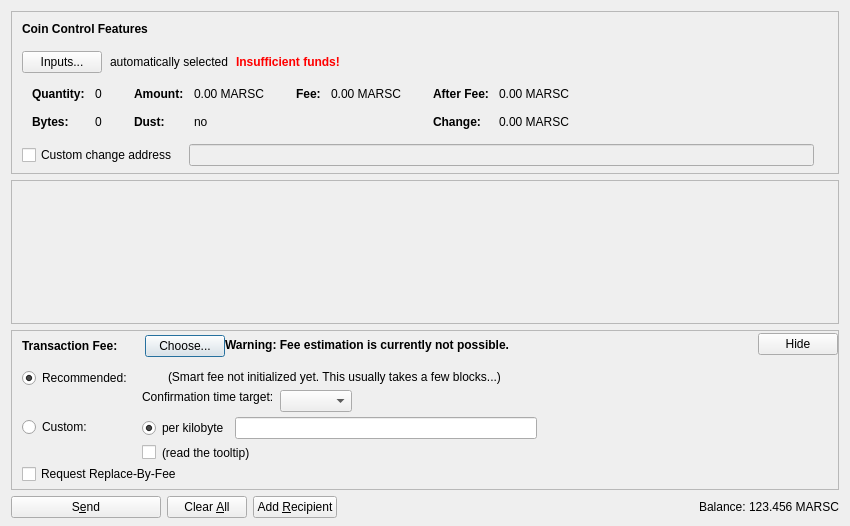
<?xml version="1.0" encoding="UTF-8"?>
<ui version="4.0">
 <class>SendCoinsDialog</class>
 <widget class="QDialog" name="SendCoinsDialog">
  <property name="geometry">
   <rect>
    <x>0</x>
    <y>0</y>
    <width>850</width>
    <height>526</height>
   </rect>
  </property>
  <property name="windowTitle">
   <string>Send Coins</string>
  </property>
  <layout class="QVBoxLayout" name="verticalLayout" stretch="0,1,0,0">
   <property name="bottomMargin">
    <number>8</number>
   </property>
   <item>
    <widget class="QFrame" name="frameCoinControl">
     <property name="sizePolicy">
      <sizepolicy hsizetype="Expanding" vsizetype="Expanding">
       <horstretch>0</horstretch>
       <verstretch>0</verstretch>
      </sizepolicy>
     </property>
     <property name="maximumSize">
      <size>
       <width>16777215</width>
       <height>16777215</height>
      </size>
     </property>
     <property name="frameShape">
      <enum>QFrame::StyledPanel</enum>
     </property>
     <property name="frameShadow">
      <enum>QFrame::Sunken</enum>
     </property>
     <layout class="QVBoxLayout" name="verticalLayoutCoinControl2">
      <property name="spacing">
       <number>0</number>
      </property>
      <property name="leftMargin">
       <number>0</number>
      </property>
      <property name="topMargin">
       <number>0</number>
      </property>
      <property name="rightMargin">
       <number>0</number>
      </property>
      <property name="bottomMargin">
       <number>6</number>
      </property>
      <item>
       <layout class="QVBoxLayout" name="verticalLayoutCoinControl" stretch="0,0,0,0,1">
        <property name="spacing">
         <number>0</number>
        </property>
        <property name="leftMargin">
         <number>10</number>
        </property>
        <property name="topMargin">
         <number>10</number>
        </property>
        <item>
         <layout class="QHBoxLayout" name="horizontalLayoutCoinControl1">
          <property name="bottomMargin">
           <number>15</number>
          </property>
          <item>
           <widget class="QLabel" name="labelCoinControlFeatures">
            <property name="sizePolicy">
             <sizepolicy hsizetype="Preferred" vsizetype="Maximum">
              <horstretch>0</horstretch>
              <verstretch>0</verstretch>
             </sizepolicy>
            </property>
            <property name="font">
             <font>
              <weight>75</weight>
              <bold>true</bold>
             </font>
            </property>
            <property name="styleSheet">
             <string notr="true">font-weight:bold;</string>
            </property>
            <property name="text">
             <string>Coin Control Features</string>
            </property>
           </widget>
          </item>
         </layout>
        </item>
        <item>
         <layout class="QHBoxLayout" name="horizontalLayoutCoinControl2" stretch="0,0,0,0">
          <property name="spacing">
           <number>8</number>
          </property>
          <property name="bottomMargin">
           <number>10</number>
          </property>
          <item>
           <widget class="QPushButton" name="pushButtonCoinControl">
            <property name="styleSheet">
             <string notr="true"/>
            </property>
            <property name="text">
             <string>Inputs...</string>
            </property>
            <property name="autoDefault">
             <bool>false</bool>
            </property>
           </widget>
          </item>
          <item>
           <widget class="QLabel" name="labelCoinControlAutomaticallySelected">
            <property name="text">
             <string>automatically selected</string>
            </property>
            <property name="margin">
             <number>5</number>
            </property>
           </widget>
          </item>
          <item>
           <widget class="QLabel" name="labelCoinControlInsuffFunds">
            <property name="font">
             <font>
              <weight>75</weight>
              <bold>true</bold>
             </font>
            </property>
            <property name="styleSheet">
             <string notr="true">color:red;font-weight:bold;</string>
            </property>
            <property name="text">
             <string>Insufficient funds!</string>
            </property>
            <property name="margin">
             <number>5</number>
            </property>
           </widget>
          </item>
          <item>
           <spacer name="horizontalSpacerCoinControl">
            <property name="orientation">
             <enum>Qt::Horizontal</enum>
            </property>
            <property name="sizeHint" stdset="0">
             <size>
              <width>40</width>
              <height>1</height>
             </size>
            </property>
           </spacer>
          </item>
         </layout>
        </item>
        <item>
         <widget class="QWidget" name="widgetCoinControl" native="true">
          <property name="sizePolicy">
           <sizepolicy hsizetype="Preferred" vsizetype="Preferred">
            <horstretch>0</horstretch>
            <verstretch>0</verstretch>
           </sizepolicy>
          </property>
          <property name="minimumSize">
           <size>
            <width>0</width>
            <height>0</height>
           </size>
          </property>
          <property name="styleSheet">
           <string notr="true"/>
          </property>
          <layout class="QHBoxLayout" name="horizontalLayoutCoinControl5">
           <property name="leftMargin">
            <number>0</number>
           </property>
           <property name="topMargin">
            <number>0</number>
           </property>
           <property name="rightMargin">
            <number>0</number>
           </property>
           <property name="bottomMargin">
            <number>0</number>
           </property>
           <item>
            <layout class="QHBoxLayout" name="horizontalLayoutCoinControl3" stretch="0,0,0,1">
             <property name="spacing">
              <number>20</number>
             </property>
             <property name="topMargin">
              <number>0</number>
             </property>
             <property name="bottomMargin">
              <number>10</number>
             </property>
             <item>
              <layout class="QFormLayout" name="formLayoutCoinControl1">
               <property name="horizontalSpacing">
                <number>10</number>
               </property>
               <property name="verticalSpacing">
                <number>14</number>
               </property>
               <property name="leftMargin">
                <number>10</number>
               </property>
               <property name="topMargin">
                <number>4</number>
               </property>
               <property name="rightMargin">
                <number>6</number>
               </property>
               <item row="0" column="0">
                <widget class="QLabel" name="labelCoinControlQuantityText">
                 <property name="font">
                  <font>
                   <weight>75</weight>
                   <bold>true</bold>
                  </font>
                 </property>
                 <property name="text">
                  <string>Quantity:</string>
                 </property>
                 <property name="margin">
                  <number>0</number>
                 </property>
                </widget>
               </item>
               <item row="0" column="1">
                <widget class="QLabel" name="labelCoinControlQuantity">
                 <property name="cursor">
                  <cursorShape>IBeamCursor</cursorShape>
                 </property>
                 <property name="contextMenuPolicy">
                  <enum>Qt::ActionsContextMenu</enum>
                 </property>
                 <property name="text">
                  <string notr="true">0</string>
                 </property>
                 <property name="margin">
                  <number>0</number>
                 </property>
                 <property name="textInteractionFlags">
                  <set>Qt::LinksAccessibleByMouse|Qt::TextSelectableByKeyboard|Qt::TextSelectableByMouse</set>
                 </property>
                </widget>
               </item>
               <item row="1" column="0">
                <widget class="QLabel" name="labelCoinControlBytesText">
                 <property name="font">
                  <font>
                   <weight>75</weight>
                   <bold>true</bold>
                  </font>
                 </property>
                 <property name="text">
                  <string>Bytes:</string>
                 </property>
                </widget>
               </item>
               <item row="1" column="1">
                <widget class="QLabel" name="labelCoinControlBytes">
                 <property name="cursor">
                  <cursorShape>IBeamCursor</cursorShape>
                 </property>
                 <property name="contextMenuPolicy">
                  <enum>Qt::ActionsContextMenu</enum>
                 </property>
                 <property name="text">
                  <string notr="true">0</string>
                 </property>
                 <property name="textInteractionFlags">
                  <set>Qt::LinksAccessibleByMouse|Qt::TextSelectableByKeyboard|Qt::TextSelectableByMouse</set>
                 </property>
                </widget>
               </item>
              </layout>
             </item>
             <item>
              <layout class="QFormLayout" name="formLayoutCoinControl2">
               <property name="horizontalSpacing">
                <number>10</number>
               </property>
               <property name="verticalSpacing">
                <number>14</number>
               </property>
               <property name="leftMargin">
                <number>6</number>
               </property>
               <property name="topMargin">
                <number>4</number>
               </property>
               <property name="rightMargin">
                <number>6</number>
               </property>
               <item row="0" column="0">
                <widget class="QLabel" name="labelCoinControlAmountText">
                 <property name="font">
                  <font>
                   <weight>75</weight>
                   <bold>true</bold>
                  </font>
                 </property>
                 <property name="text">
                  <string>Amount:</string>
                 </property>
                 <property name="margin">
                  <number>0</number>
                 </property>
                </widget>
               </item>
               <item row="0" column="1">
                <widget class="QLabel" name="labelCoinControlAmount">
                 <property name="cursor">
                  <cursorShape>IBeamCursor</cursorShape>
                 </property>
                 <property name="contextMenuPolicy">
                  <enum>Qt::ActionsContextMenu</enum>
                 </property>
                 <property name="text">
                  <string notr="true">0.00 MARSC</string>
                 </property>
                 <property name="textInteractionFlags">
                  <set>Qt::LinksAccessibleByMouse|Qt::TextSelectableByKeyboard|Qt::TextSelectableByMouse</set>
                 </property>
                </widget>
               </item>
               <item row="1" column="0">
                <widget class="QLabel" name="labelCoinControlLowOutputText">
                 <property name="font">
                  <font>
                   <weight>75</weight>
                   <bold>true</bold>
                  </font>
                 </property>
                 <property name="text">
                  <string>Dust:</string>
                 </property>
                </widget>
               </item>
               <item row="1" column="1">
                <widget class="QLabel" name="labelCoinControlLowOutput">
                 <property name="cursor">
                  <cursorShape>IBeamCursor</cursorShape>
                 </property>
                 <property name="contextMenuPolicy">
                  <enum>Qt::ActionsContextMenu</enum>
                 </property>
                 <property name="text">
                  <string notr="true">no</string>
                 </property>
                 <property name="textInteractionFlags">
                  <set>Qt::LinksAccessibleByMouse|Qt::TextSelectableByKeyboard|Qt::TextSelectableByMouse</set>
                 </property>
                </widget>
               </item>
              </layout>
             </item>
             <item>
              <layout class="QFormLayout" name="formLayoutCoinControl3">
               <property name="horizontalSpacing">
                <number>10</number>
               </property>
               <property name="verticalSpacing">
                <number>14</number>
               </property>
               <property name="leftMargin">
                <number>6</number>
               </property>
               <property name="topMargin">
                <number>4</number>
               </property>
               <property name="rightMargin">
                <number>6</number>
               </property>
               <item row="0" column="0">
                <widget class="QLabel" name="labelCoinControlFeeText">
                 <property name="font">
                  <font>
                   <weight>75</weight>
                   <bold>true</bold>
                  </font>
                 </property>
                 <property name="text">
                  <string>Fee:</string>
                 </property>
                 <property name="margin">
                  <number>0</number>
                 </property>
                </widget>
               </item>
               <item row="0" column="1">
                <widget class="QLabel" name="labelCoinControlFee">
                 <property name="cursor">
                  <cursorShape>IBeamCursor</cursorShape>
                 </property>
                 <property name="contextMenuPolicy">
                  <enum>Qt::ActionsContextMenu</enum>
                 </property>
                 <property name="text">
                  <string notr="true">0.00 MARSC</string>
                 </property>
                 <property name="textInteractionFlags">
                  <set>Qt::LinksAccessibleByMouse|Qt::TextSelectableByKeyboard|Qt::TextSelectableByMouse</set>
                 </property>
                </widget>
               </item>
              </layout>
             </item>
             <item>
              <layout class="QFormLayout" name="formLayoutCoinControl4">
               <property name="horizontalSpacing">
                <number>10</number>
               </property>
               <property name="verticalSpacing">
                <number>14</number>
               </property>
               <property name="leftMargin">
                <number>6</number>
               </property>
               <property name="topMargin">
                <number>4</number>
               </property>
               <property name="rightMargin">
                <number>6</number>
               </property>
               <item row="0" column="0">
                <widget class="QLabel" name="labelCoinControlAfterFeeText">
                 <property name="font">
                  <font>
                   <weight>75</weight>
                   <bold>true</bold>
                  </font>
                 </property>
                 <property name="text">
                  <string>After Fee:</string>
                 </property>
                 <property name="margin">
                  <number>0</number>
                 </property>
                </widget>
               </item>
               <item row="0" column="1">
                <widget class="QLabel" name="labelCoinControlAfterFee">
                 <property name="cursor">
                  <cursorShape>IBeamCursor</cursorShape>
                 </property>
                 <property name="contextMenuPolicy">
                  <enum>Qt::ActionsContextMenu</enum>
                 </property>
                 <property name="text">
                  <string notr="true">0.00 MARSC</string>
                 </property>
                 <property name="textInteractionFlags">
                  <set>Qt::LinksAccessibleByMouse|Qt::TextSelectableByKeyboard|Qt::TextSelectableByMouse</set>
                 </property>
                </widget>
               </item>
               <item row="1" column="0">
                <widget class="QLabel" name="labelCoinControlChangeText">
                 <property name="font">
                  <font>
                   <weight>75</weight>
                   <bold>true</bold>
                  </font>
                 </property>
                 <property name="text">
                  <string>Change:</string>
                 </property>
                </widget>
               </item>
               <item row="1" column="1">
                <widget class="QLabel" name="labelCoinControlChange">
                 <property name="cursor">
                  <cursorShape>IBeamCursor</cursorShape>
                 </property>
                 <property name="contextMenuPolicy">
                  <enum>Qt::ActionsContextMenu</enum>
                 </property>
                 <property name="text">
                  <string notr="true">0.00 MARSC</string>
                 </property>
                 <property name="textInteractionFlags">
                  <set>Qt::LinksAccessibleByMouse|Qt::TextSelectableByKeyboard|Qt::TextSelectableByMouse</set>
                 </property>
                </widget>
               </item>
              </layout>
             </item>
            </layout>
           </item>
          </layout>
         </widget>
        </item>
        <item>
         <layout class="QHBoxLayout" name="horizontalLayoutCoinControl4" stretch="0,0,0">
          <property name="spacing">
           <number>12</number>
          </property>
          <property name="sizeConstraint">
           <enum>QLayout::SetDefaultConstraint</enum>
          </property>
          <property name="topMargin">
           <number>5</number>
          </property>
          <property name="rightMargin">
           <number>5</number>
          </property>
          <item>
           <widget class="QCheckBox" name="checkBoxCoinControlChange">
            <property name="toolTip">
             <string>If this is activated, but the change address is empty or invalid, change will be sent to a newly generated address.</string>
            </property>
            <property name="text">
             <string>Custom change address</string>
            </property>
           </widget>
          </item>
          <item>
           <widget class="QValidatedLineEdit" name="lineEditCoinControlChange">
            <property name="enabled">
             <bool>false</bool>
            </property>
            <property name="sizePolicy">
             <sizepolicy hsizetype="Expanding" vsizetype="Fixed">
              <horstretch>0</horstretch>
              <verstretch>0</verstretch>
             </sizepolicy>
            </property>
           </widget>
          </item>
          <item>
           <widget class="QLabel" name="labelCoinControlChangeLabel">
            <property name="sizePolicy">
             <sizepolicy hsizetype="Preferred" vsizetype="Expanding">
              <horstretch>0</horstretch>
              <verstretch>0</verstretch>
             </sizepolicy>
            </property>
            <property name="minimumSize">
             <size>
              <width>0</width>
              <height>0</height>
             </size>
            </property>
            <property name="text">
             <string/>
            </property>
            <property name="margin">
             <number>3</number>
            </property>
           </widget>
          </item>
         </layout>
        </item>
        <item>
         <spacer name="verticalSpacerCoinControl">
          <property name="orientation">
           <enum>Qt::Vertical</enum>
          </property>
          <property name="sizeHint" stdset="0">
           <size>
            <width>800</width>
            <height>1</height>
           </size>
          </property>
         </spacer>
        </item>
       </layout>
      </item>
     </layout>
    </widget>
   </item>
   <item>
    <widget class="QScrollArea" name="scrollArea">
     <property name="widgetResizable">
      <bool>true</bool>
     </property>
     <widget class="QWidget" name="scrollAreaWidgetContents">
      <property name="geometry">
       <rect>
        <x>0</x>
        <y>0</y>
        <width>830</width>
        <height>104</height>
       </rect>
      </property>
      <layout class="QVBoxLayout" name="verticalLayout_2" stretch="0,1">
       <property name="leftMargin">
        <number>0</number>
       </property>
       <property name="topMargin">
        <number>0</number>
       </property>
       <property name="rightMargin">
        <number>0</number>
       </property>
       <property name="bottomMargin">
        <number>0</number>
       </property>
       <item>
        <layout class="QVBoxLayout" name="entries">
         <property name="spacing">
          <number>6</number>
         </property>
        </layout>
       </item>
       <item>
        <spacer name="verticalSpacer">
         <property name="orientation">
          <enum>Qt::Vertical</enum>
         </property>
         <property name="sizeHint" stdset="0">
          <size>
           <width>20</width>
           <height>40</height>
          </size>
         </property>
        </spacer>
       </item>
      </layout>
     </widget>
    </widget>
   </item>
   <item>
    <widget class="QFrame" name="frameFee">
     <property name="sizePolicy">
      <sizepolicy hsizetype="Expanding" vsizetype="Expanding">
       <horstretch>0</horstretch>
       <verstretch>0</verstretch>
      </sizepolicy>
     </property>
     <property name="maximumSize">
      <size>
       <width>16777215</width>
       <height>16777215</height>
      </size>
     </property>
     <property name="frameShape">
      <enum>QFrame::StyledPanel</enum>
     </property>
     <property name="frameShadow">
      <enum>QFrame::Sunken</enum>
     </property>
     <layout class="QVBoxLayout" name="verticalLayoutFee1">
      <property name="spacing">
       <number>0</number>
      </property>
      <property name="leftMargin">
       <number>0</number>
      </property>
      <property name="topMargin">
       <number>0</number>
      </property>
      <property name="rightMargin">
       <number>0</number>
      </property>
      <property name="bottomMargin">
       <number>0</number>
      </property>
      <item>
       <layout class="QVBoxLayout" name="verticalLayoutFee2" stretch="0,0,0">
        <property name="spacing">
         <number>0</number>
        </property>
        <property name="leftMargin">
         <number>10</number>
        </property>
        <property name="topMargin">
         <number>0</number>
        </property>
        <item>
         <layout class="QHBoxLayout" name="horizontalLayoutFee1">
          <property name="bottomMargin">
           <number>0</number>
          </property>
          <item>
           <layout class="QVBoxLayout" name="verticalLayoutFee7">
            <property name="spacing">
             <number>0</number>
            </property>
            <item>
             <spacer name="verticalSpacerSmartFee">
              <property name="orientation">
               <enum>Qt::Vertical</enum>
              </property>
              <property name="sizeType">
               <enum>QSizePolicy::Fixed</enum>
              </property>
              <property name="sizeHint" stdset="0">
               <size>
                <width>1</width>
                <height>4</height>
               </size>
              </property>
             </spacer>
            </item>
            <item>
             <layout class="QHBoxLayout" name="horizontalLayoutSmartFee">
              <property name="spacing">
               <number>10</number>
              </property>
              <item>
               <widget class="QLabel" name="labelFeeHeadline">
                <property name="sizePolicy">
                 <sizepolicy hsizetype="Preferred" vsizetype="Maximum">
                  <horstretch>0</horstretch>
                  <verstretch>0</verstretch>
                 </sizepolicy>
                </property>
                <property name="font">
                 <font>
                  <weight>75</weight>
                  <bold>true</bold>
                 </font>
                </property>
                <property name="styleSheet">
                 <string notr="true">font-weight:bold;</string>
                </property>
                <property name="text">
                 <string>Transaction Fee:</string>
                </property>
               </widget>
              </item>
              <item>
               <widget class="QLabel" name="labelFeeMinimized">
                <property name="text">
                 <string/>
                </property>
               </widget>
              </item>
              <item>
               <widget class="QPushButton" name="buttonChooseFee">
                <property name="text">
                 <string>Choose...</string>
                </property>
               </widget>
              </item>
             </layout>
            </item>
            <item>
             <spacer name="verticalSpacer_5">
              <property name="orientation">
               <enum>Qt::Vertical</enum>
              </property>
              <property name="sizeHint" stdset="0">
               <size>
                <width>1</width>
                <height>1</height>
               </size>
              </property>
             </spacer>
            </item>
           </layout>
          </item>
          <item>
           <widget class="QLabel" name="fallbackFeeWarningLabel">
            <property name="toolTip">
             <string>Using the fallbackfee can result in sending a transaction that will take several hours or days (or never) to confirm. Consider choosing your fee manually or wait until you have validated the complete chain.</string>
            </property>
            <property name="font">
            <font>
                <weight>75</weight>
                <bold>true</bold>
            </font>
            </property>
            <property name="text">
             <string>Warning: Fee estimation is currently not possible.</string>
            </property>
            <property name="wordWrap">
             <bool>false</bool>
            </property>
           </widget>
          </item>
          <item>
           <spacer name="horizontalSpacer_4">
            <property name="orientation">
             <enum>Qt::Horizontal</enum>
            </property>
            <property name="sizeType">
             <enum>QSizePolicy::MinimumExpanding</enum>
            </property>
            <property name="sizeHint" stdset="0">
             <size>
              <width>40</width>
              <height>20</height>
             </size>
            </property>
           </spacer>
          </item>
          <item>
           <widget class="QPushButton" name="buttonMinimizeFee">
            <property name="toolTip">
             <string>collapse fee-settings</string>
            </property>
            <property name="text">
             <string>Hide</string>
            </property>
           </widget>
          </item>
         </layout>
        </item>
        <item>
         <widget class="QFrame" name="frameFeeSelection">
          <layout class="QVBoxLayout" name="verticalLayoutFee12">
           <property name="spacing">
            <number>0</number>
           </property>
           <property name="leftMargin">
            <number>0</number>
           </property>
           <property name="topMargin">
            <number>0</number>
           </property>
           <property name="rightMargin">
            <number>0</number>
           </property>
           <property name="bottomMargin">
            <number>0</number>
           </property>
           <item>
            <layout class="QGridLayout" name="gridLayoutFee">
             <property name="topMargin">
              <number>10</number>
             </property>
             <property name="bottomMargin">
              <number>4</number>
             </property>
             <property name="horizontalSpacing">
              <number>10</number>
             </property>
             <property name="verticalSpacing">
              <number>4</number>
             </property>
             <item row="1" column="1">
              <layout class="QVBoxLayout" name="verticalLayoutFee8">
               <property name="spacing">
                <number>6</number>
               </property>
               <item>
                <layout class="QHBoxLayout" name="horizontalLayoutFee13">
                 <item>
                  <widget class="QRadioButton" name="radioCustomPerKilobyte">
                   <property name="toolTip">
                    <string>If the custom fee is set to 1000 satoshis and the transaction is only 250 bytes, then &quot;per kilobyte&quot; only pays 250 satoshis in fee, while &quot;total at least&quot; pays 1000 satoshis. For transactions bigger than a kilobyte both pay by kilobyte.</string>
                   </property>
                   <property name="text">
                    <string>per kilobyte</string>
                   </property>
                   <property name="checked">
                    <bool>true</bool>
                   </property>
                   <attribute name="buttonGroup">
                    <string notr="true">groupCustomFee</string>
                   </attribute>
                  </widget>
                 </item>
                 <item>
                  <widget class="BitcoinAmountField" name="customFee"/>
                 </item>
                 <item>
                  <spacer name="horizontalSpacer_6">
                   <property name="orientation">
                    <enum>Qt::Horizontal</enum>
                   </property>
                   <property name="sizeHint" stdset="0">
                    <size>
                     <width>1</width>
                     <height>1</height>
                    </size>
                   </property>
                  </spacer>
                 </item>
                </layout>
               </item>
               <item>
                <layout class="QHBoxLayout" name="horizontalLayoutFee8">
                 <item>
                  <widget class="QCheckBox" name="checkBoxMinimumFee">
                   <property name="toolTip">
                    <string>Paying only the minimum fee is just fine as long as there is less transaction volume than space in the blocks. But be aware that this can end up in a never confirming transaction once there is more demand for bitcoin transactions than the network can process.</string>
                   </property>
                   <property name="text">
                    <string/>
                   </property>
                  </widget>
                 </item>
                 <item>
                  <widget class="QLabel" name="labelMinFeeWarning">
                   <property name="enabled">
                    <bool>true</bool>
                   </property>
                   <property name="toolTip">
                    <string>Paying only the minimum fee is just fine as long as there is less transaction volume than space in the blocks. But be aware that this can end up in a never confirming transaction once there is more demand for bitcoin transactions than the network can process.</string>
                   </property>
                   <property name="text">
                    <string>(read the tooltip)</string>
                   </property>
                   <property name="margin">
                    <number>5</number>
                   </property>
                  </widget>
                 </item>
                 <item>
                  <spacer name="horizontalSpacer_2">
                   <property name="orientation">
                    <enum>Qt::Horizontal</enum>
                   </property>
                   <property name="sizeHint" stdset="0">
                    <size>
                     <width>1</width>
                     <height>1</height>
                    </size>
                   </property>
                  </spacer>
                 </item>
                </layout>
               </item>
              </layout>
             </item>
             <item row="0" column="0">
              <layout class="QVBoxLayout" name="verticalLayoutFee4" stretch="0,1">
               <item>
                <widget class="QRadioButton" name="radioSmartFee">
                 <property name="text">
                  <string>Recommended:</string>
                 </property>
                 <property name="checked">
                  <bool>true</bool>
                 </property>
                 <attribute name="buttonGroup">
                  <string notr="true">groupFee</string>
                 </attribute>
                </widget>
               </item>
               <item>
                <spacer name="verticalSpacer_2">
                 <property name="orientation">
                  <enum>Qt::Vertical</enum>
                 </property>
                 <property name="sizeHint" stdset="0">
                  <size>
                   <width>1</width>
                   <height>1</height>
                  </size>
                 </property>
                </spacer>
               </item>
              </layout>
             </item>
             <item row="1" column="0">
              <layout class="QVBoxLayout" name="verticalLayoutFee9" stretch="0,1">
               <item>
                <widget class="QRadioButton" name="radioCustomFee">
                 <property name="text">
                  <string>Custom:</string>
                 </property>
                 <attribute name="buttonGroup">
                  <string notr="true">groupFee</string>
                 </attribute>
                </widget>
               </item>
               <item>
                <spacer name="verticalSpacer_6">
                 <property name="orientation">
                  <enum>Qt::Vertical</enum>
                 </property>
                 <property name="sizeHint" stdset="0">
                  <size>
                   <width>1</width>
                   <height>1</height>
                  </size>
                 </property>
                </spacer>
               </item>
              </layout>
             </item>
             <item row="0" column="1">
              <layout class="QVBoxLayout" name="verticalLayoutFee3" stretch="0,0,1">
               <property name="spacing">
                <number>6</number>
               </property>
               <property name="topMargin">
                <number>2</number>
               </property>
               <item>
                <layout class="QHBoxLayout" name="horizontalLayoutFee12">
                 <item>
                  <widget class="QLabel" name="labelSmartFee">
                   <property name="text">
                    <string/>
                   </property>
                   <property name="margin">
                    <number>2</number>
                   </property>
                  </widget>
                 </item>
                 <item>
                  <widget class="QLabel" name="labelFeeEstimation">
                   <property name="text">
                    <string/>
                   </property>
                  </widget>
                 </item>
                 <item>
                  <widget class="QLabel" name="labelSmartFee2">
                   <property name="text">
                    <string>(Smart fee not initialized yet. This usually takes a few blocks...)</string>
                   </property>
                   <property name="margin">
                    <number>2</number>
                   </property>
                  </widget>
                 </item>
                 <item>
                  <spacer name="horizontalSpacer_5">
                   <property name="orientation">
                    <enum>Qt::Horizontal</enum>
                   </property>
                   <property name="sizeHint" stdset="0">
                    <size>
                     <width>1</width>
                     <height>1</height>
                    </size>
                   </property>
                  </spacer>
                 </item>
                </layout>
               </item>
               <item>
                <layout class="QHBoxLayout" name="horizontalLayoutFee9">
                 <item>
                  <layout class="QVBoxLayout" name="verticalLayoutFee6">
                   <item>
                    <widget class="QLabel" name="labelSmartFee3">
                     <property name="text">
                      <string>Confirmation time target:</string>
                     </property>
                     <property name="margin">
                      <number>2</number>
                     </property>
                    </widget>
                   </item>
                   <item>
                    <spacer name="verticalSpacer_3">
                     <property name="orientation">
                      <enum>Qt::Vertical</enum>
                     </property>
                     <property name="sizeHint" stdset="0">
                      <size>
                       <width>1</width>
                       <height>1</height>
                      </size>
                     </property>
                    </spacer>
                   </item>
                  </layout>
                 </item>
                 <item>
                  <layout class="QVBoxLayout" name="verticalLayoutFee5">
                   <property name="rightMargin">
                    <number>30</number>
                   </property>
                   <item>
                    <layout class="QHBoxLayout" name="horizontalLayoutConfTarget">
                     <property name="bottomMargin">
                      <number>0</number>
                     </property>
                     <item>
                      <widget class="QComboBox" name="confTargetSelector"/>
                     </item>
                     <item>
                      <spacer name="horizontalSpacerConfTarget">
                       <property name="orientation">
                        <enum>Qt::Horizontal</enum>
                       </property>
                       <property name="sizeHint" stdset="0">
                        <size>
                         <width>40</width>
                         <height>20</height>
                        </size>
                       </property>
                      </spacer>
                     </item>
                    </layout>
                   </item>
                  </layout>
                 </item>
                </layout>
               </item>
               <item>
                <spacer name="verticalSpacer_4">
                 <property name="orientation">
                  <enum>Qt::Vertical</enum>
                 </property>
                 <property name="sizeHint" stdset="0">
                  <size>
                   <width>1</width>
                   <height>1</height>
                  </size>
                 </property>
                </spacer>
               </item>
              </layout>
             </item>
            </layout>
           </item>
           <item>
            <widget class="QCheckBox" name="optInRBF">
             <property name="text">
              <string>Request Replace-By-Fee</string>
             </property>
             <property name="toolTip">
              <string>Indicates that the sender may wish to replace this transaction with a new one paying higher fees (prior to being confirmed).</string>
             </property>
            </widget>
           </item>
          </layout>
         </widget>
        </item>
        <item>
         <spacer name="verticalSpacerFee">
          <property name="orientation">
           <enum>Qt::Vertical</enum>
          </property>
          <property name="sizeHint" stdset="0">
           <size>
            <width>40</width>
            <height>5</height>
           </size>
          </property>
         </spacer>
        </item>
       </layout>
      </item>
     </layout>
    </widget>
   </item>
   <item>
    <layout class="QHBoxLayout" name="horizontalLayout">
     <item>
      <widget class="QPushButton" name="sendButton">
       <property name="minimumSize">
        <size>
         <width>150</width>
         <height>0</height>
        </size>
       </property>
       <property name="toolTip">
        <string>Confirm the send action</string>
       </property>
       <property name="text">
        <string>S&amp;end</string>
       </property>
       <property name="icon">
        <iconset resource="../bitcoin.qrc">
         <normaloff>:/icons/send</normaloff>:/icons/send</iconset>
       </property>
       <property name="autoDefault">
        <bool>false</bool>
       </property>
       <property name="default">
        <bool>false</bool>
       </property>
      </widget>
     </item>
     <item>
      <widget class="QPushButton" name="clearButton">
       <property name="sizePolicy">
        <sizepolicy hsizetype="Minimum" vsizetype="Fixed">
         <horstretch>0</horstretch>
         <verstretch>0</verstretch>
        </sizepolicy>
       </property>
       <property name="toolTip">
        <string>Clear all fields of the form.</string>
       </property>
       <property name="text">
        <string>Clear &amp;All</string>
       </property>
       <property name="icon">
        <iconset resource="../bitcoin.qrc">
         <normaloff>:/icons/remove</normaloff>:/icons/remove</iconset>
       </property>
       <property name="autoDefault">
        <bool>false</bool>
       </property>
      </widget>
     </item>
     <item>
      <widget class="QPushButton" name="addButton">
       <property name="toolTip">
        <string>Send to multiple recipients at once</string>
       </property>
       <property name="text">
        <string>Add &amp;Recipient</string>
       </property>
       <property name="icon">
        <iconset resource="../bitcoin.qrc">
         <normaloff>:/icons/add</normaloff>:/icons/add</iconset>
       </property>
       <property name="autoDefault">
        <bool>false</bool>
       </property>
      </widget>
     </item>
     <item>
      <spacer name="horizontalSpacer">
       <property name="orientation">
        <enum>Qt::Horizontal</enum>
       </property>
       <property name="sizeHint" stdset="0">
        <size>
         <width>40</width>
         <height>20</height>
        </size>
       </property>
      </spacer>
     </item>
     <item>
      <layout class="QHBoxLayout" name="horizontalLayout_2">
       <property name="spacing">
        <number>3</number>
       </property>
       <item>
        <widget class="QLabel" name="label">
         <property name="sizePolicy">
          <sizepolicy hsizetype="Preferred" vsizetype="Fixed">
           <horstretch>0</horstretch>
           <verstretch>0</verstretch>
          </sizepolicy>
         </property>
         <property name="text">
          <string>Balance:</string>
         </property>
        </widget>
       </item>
       <item>
        <widget class="QLabel" name="labelBalance">
         <property name="sizePolicy">
          <sizepolicy hsizetype="Preferred" vsizetype="Fixed">
           <horstretch>0</horstretch>
           <verstretch>0</verstretch>
          </sizepolicy>
         </property>
         <property name="cursor">
          <cursorShape>IBeamCursor</cursorShape>
         </property>
         <property name="text">
          <string notr="true">123.456 MARSC</string>
         </property>
         <property name="textInteractionFlags">
          <set>Qt::LinksAccessibleByMouse|Qt::TextSelectableByKeyboard|Qt::TextSelectableByMouse</set>
         </property>
        </widget>
       </item>
      </layout>
     </item>
    </layout>
   </item>
  </layout>
 </widget>
 <customwidgets>
  <customwidget>
   <class>QValidatedLineEdit</class>
   <extends>QLineEdit</extends>
   <header>qvalidatedlineedit.h</header>
  </customwidget>
  <customwidget>
   <class>BitcoinAmountField</class>
   <extends>QLineEdit</extends>
   <header>bitcoinamountfield.h</header>
   <container>1</container>
  </customwidget>
 </customwidgets>
 <resources>
  <include location="../bitcoin.qrc"/>
 </resources>
 <connections/>
 <buttongroups>
  <buttongroup name="groupFee"/>
  <buttongroup name="groupCustomFee"/>
 </buttongroups>
</ui>
